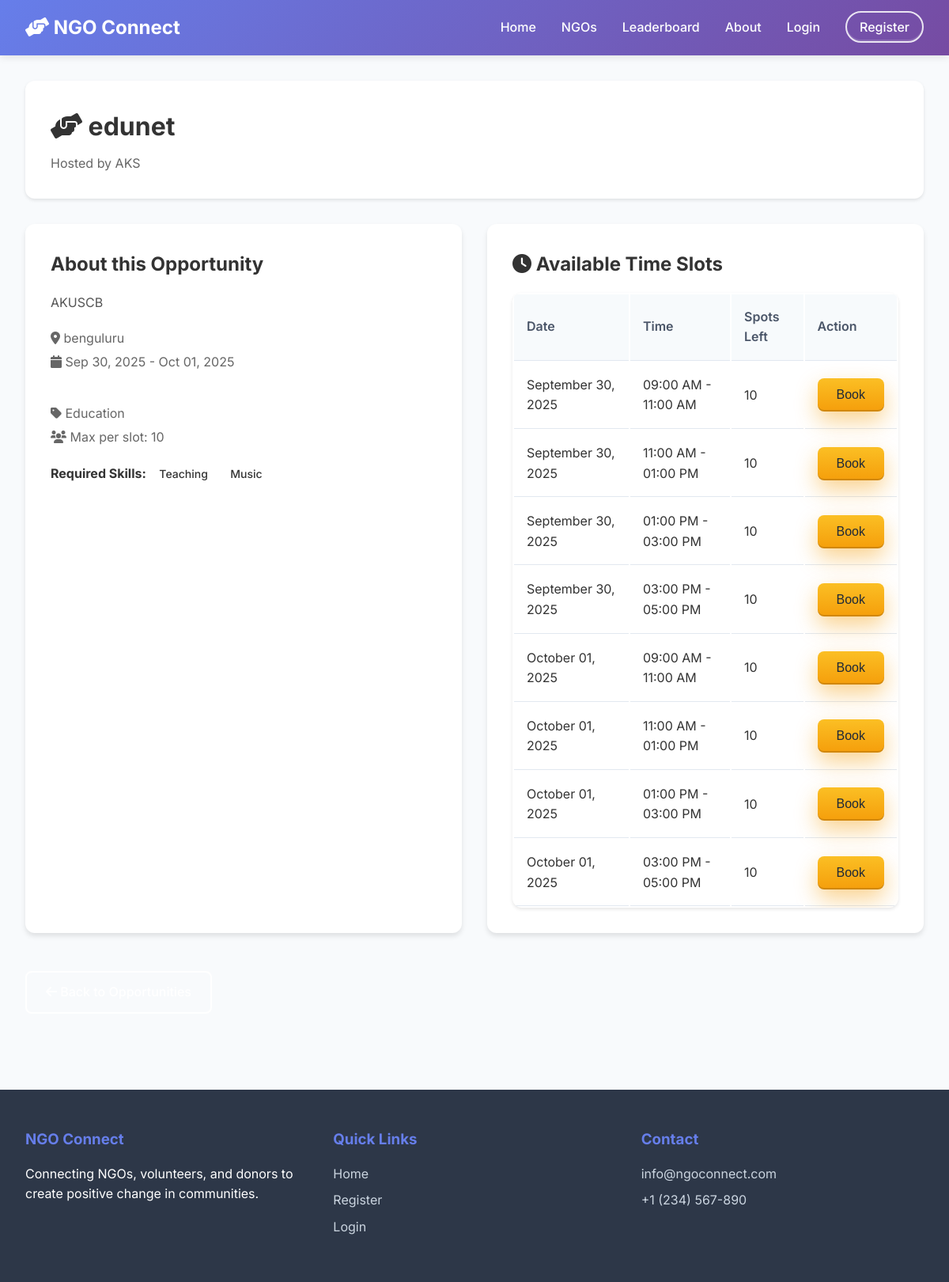
/volunteer/events/1, run on the app's committed database.
### database/models.py (models this page shows)
class Event(db.Model):
    __tablename__ = 'events'
    id = db.Column(db.Integer, primary_key=True)
    ngo_id = db.Column(db.Integer, db.ForeignKey('ngos.id'), nullable=False, index=True)
    title = db.Column(db.String(100), nullable=False, index=True)
    description = db.Column(db.Text)
    location = db.Column(db.String(200))
    start_date = db.Column(db.DateTime, nullable=False, index=True)
    end_date = db.Column(db.DateTime, nullable=False, index=True)
    max_volunteers = db.Column(db.Integer)
    required_skills = db.Column(db.Text)  # JSON string
    category = db.Column(db.String(50), index=True)
    image = db.Column(db.String(200))
    status = db.Column(db.String(20), default='active', index=True)  # active, completed, cancelled
    is_active = db.Column(db.Boolean, default=True, index=True)
    created_at = db.Column(db.DateTime, default=datetime.utcnow, index=True)
    updated_at = db.Column(db.DateTime, default=datetime.utcnow, onupdate=datetime.utcnow)
    time_slots = db.relationship('TimeSlot', backref='event', lazy='dynamic', cascade='all, delete-orphan')
    bookings = db.relationship('Booking', backref='event', lazy='dynamic', cascade='all, delete-orphan')
    def get_required_skills(self):
        if self.required_skills:
            return json.loads(self.required_skills)
        return []

class NGO(db.Model):
    __tablename__ = 'ngos'
    id = db.Column(db.Integer, primary_key=True)
    user_id = db.Column(db.Integer, db.ForeignKey('users.id'), nullable=False, index=True)
    organization_name = db.Column(db.String(100), nullable=False, index=True)
    description = db.Column(db.Text)
    mission = db.Column(db.Text)
    website = db.Column(db.String(200))
    address = db.Column(db.Text)
    city = db.Column(db.String(50), index=True)
    state = db.Column(db.String(50), index=True)
    zip_code = db.Column(db.String(10))
    email = db.Column(db.String(120))
    logo = db.Column(db.String(200))
    category = db.Column(db.String(50), index=True)
    established_year = db.Column(db.Integer)
    is_verified = db.Column(db.Boolean, default=False, index=True)
    created_at = db.Column(db.DateTime, default=datetime.utcnow, index=True)
    events = db.relationship('Event', backref='ngo', lazy='dynamic', cascade='all, delete-orphan')
    resources = db.relationship('Resource', backref='ngo', lazy='dynamic', cascade='all, delete-orphan')
    projects = db.relationship('Project', backref='ngo', lazy='dynamic', cascade='all, delete-orphan')

class TimeSlot(db.Model):
    __tablename__ = 'time_slots'
    id = db.Column(db.Integer, primary_key=True)
    event_id = db.Column(db.Integer, db.ForeignKey('events.id'), nullable=False, index=True)
    start_time = db.Column(db.DateTime, nullable=False, index=True)
    end_time = db.Column(db.DateTime, nullable=False, index=True)
    max_volunteers = db.Column(db.Integer, default=1)
    current_volunteers = db.Column(db.Integer, default=0)
    is_available = db.Column(db.Boolean, default=True, index=True)
    created_at = db.Column(db.DateTime, default=datetime.utcnow)
    bookings = db.relationship('Booking', backref='time_slot', lazy='dynamic', cascade='all, delete-orphan')

### app.py (the view)
@app.route('/volunteer/events/<int:event_id>')
def volunteer_event_detail(event_id: int):
    event = Event.query.get_or_404(event_id)
    ngo = NGO.query.get(event.ngo_id)
    time_slots = TimeSlot.query.filter_by(event_id=event.id, is_available=True).order_by(TimeSlot.start_time.asc()).all()
    return render_template('volunteer/event_detail.html', event=event, ngo=ngo, time_slots=time_slots)

### app.py (called while the page is built)
@app.after_request
def add_security_headers(response):
    response.headers['X-Content-Type-Options'] = 'nosniff'
    response.headers['X-Frame-Options'] = 'DENY'
    response.headers['X-XSS-Protection'] = '1; mode=block'
    if os.environ.get('FLASK_ENV') == 'production':
        response.headers['Strict-Transport-Security'] = 'max-age=31536000; includeSubDomains'
    return response

@app.context_processor
def inject_csrf_token():
    return dict(csrf_token=generate_csrf)

### templates/volunteer/event_detail.html (shortened to what this page needs)
{% extends "base.html" %}
{% block content %}
<div class="container">
    <div class="dashboard-header">
        <h1><i class="fas fa-hands-helping"></i> {{ event.title }}</h1>
        <p>Hosted by {{ ngo.organization_name }}</p>
    </div>
    <div class="grid grid-2">
        <div class="card">
            <h3>About this Opportunity</h3>
            <p style="color:#555;">{{ event.description }}</p>
            <div class="grid grid-2" style="margin-top: 1rem;">
                <div>
                    <p style="margin: 0.25rem 0; color: #666;">
                        <i class="fas fa-map-marker-alt"></i> {{ event.location }}
                    </p>
                    <p style="margin: 0.25rem 0; color: #666;">
                        <i class="fas fa-calendar"></i>
                        {{ event.start_date.strftime('%b %d, %Y') }} - {{ event.end_date.strftime('%b %d, %Y') }}
                    </p>
                </div>
                <div>
                    <p style="margin: 0.25rem 0; color: #666;">
                        <i class="fas fa-tag"></i> {{ event.category }}
                    </p>
                    <p style="margin: 0.25rem 0; color: #666;">
                        <i class="fas fa-users"></i> Max per slot: {{ event.max_volunteers }}
                    </p>
                </div>
            </div>
            {% if event.required_skills %}
            <div style="margin-top: 1rem;">
                <strong>Required Skills:</strong>
                {% for skill in event.get_required_skills() %}
                    <span class="badge">{{ skill }}</span>
                {% endfor %}
            </div>
            {% endif %}
        </div>
        <div class="card">
            <h3><i class="fas fa-clock"></i> Available Time Slots</h3>
            {% if time_slots %}
            <div class="table">
                <table>
                    <thead>
                        <tr>
                            <th>Date</th>
                            <th>Time</th>
                            <th>Spots Left</th>
                            <th>Action</th>
                        </tr>
                    </thead>
                    <tbody>
                        {% for slot in time_slots %}
                        <tr>
                            <td>{{ slot.start_time.strftime('%B %d, %Y') }}</td>
                            <td>{{ slot.start_time.strftime('%I:%M %p') }} - {{ slot.end_time.strftime('%I:%M %p') }}</td>
                            <td>{{ slot.max_volunteers - slot.current_volunteers }}</td>
                            <td>
                                <button class="btn btn-primary" onclick="bookSlot({{ event.id }}, {{ slot.id }})">Book</button>
                            </td>
                        </tr>
                        {% endfor %}
                    </tbody>
                </table>
            </div>
            {% else %}
            <p style="color:#666;">No available slots right now.</p>
            {% endif %}
        </div>
    </div>
    <div style="margin-top: 1rem;">
        <a href="{{ url_for('ngo_opportunities', ngo_id=ngo.id) }}" class="btn btn-secondary"><i class="fas fa-arrow-left"></i> Back to Opportunities</a>
    </div>
</div>
{% endblock %}

### templates/base.html (style rules this page uses)
:root { --brand-primary: #6d28d9; --brand-secondary: #f472b6; --brand-amber: #f59e0b; --ink-900: #0f172a; --ink-700: #334155; --surface: #ffffff; }
* { margin: 0; padding: 0; box-sizing: border-box; }
body { font-family: 'Inter', sans-serif; line-height: 1.6; color: #333; background-color: #f8fafc; }
.container { max-width: 1200px; margin: 0 auto; padding: 2rem; }
.btn { display: inline-block; padding: 0.75rem 1.5rem; border-radius: 8px; text-decoration: none; font-weight: 500; transition: all 0.3s; border: none; cursor: pointer; font-size: 1rem; }
.btn-primary { background: linear-gradient(180deg, #fbbf24, #f59e0b); color: #1f2937; box-shadow: 0 12px 28px rgba(245, 158, 11, 0.45), inset 0 -2px 0 rgba(0,0,0,0.15); }
.btn-secondary { background: transparent; color: white; border: 2px solid white; }
.card { background: white; border-radius: 12px; padding: 2rem; box-shadow: 0 4px 6px rgba(0,0,0,0.1); margin-bottom: 2rem; }
.card h3 { color: #333; margin-bottom: 1rem; font-size: 1.5rem; }
.grid { display: grid; gap: 2rem; }
.grid-2 { grid-template-columns: repeat(auto-fit, minmax(300px, 1fr)); }
.dashboard-header { background: white; padding: 2rem; border-radius: 12px; margin-bottom: 2rem; box-shadow: 0 2px 4px rgba(0,0,0,0.1); }
.dashboard-header h1 { color: #333; margin-bottom: 0.5rem; }
.dashboard-header p { color: #666; }
.table { width: 100%; border-collapse: collapse; background: white; border-radius: 12px; overflow: hidden; box-shadow: 0 2px 4px rgba(0,0,0,0.1); }
.table th, .table td { padding: 1rem; text-align: left; border-bottom: 1px solid #e2e8f0; }
.table th { background: #f7fafc; font-weight: 600; color: #4a5568; }
.badge { padding: 0.25rem 0.75rem; border-radius: 20px; font-size: 0.875rem; font-weight: 500; }

### data on the page
Event: title "edunet", description "AKUSCB", location "benguluru", start_date "Sep 30, 2025", end_date "Oct 01, 2025", category "Education", max_volunteers "10"
NGO: organization_name "AKS"
TimeSlot: start_time "September 30, 2025", start_time "09:00 AM", end_time "11:00 AM", slot.max_volunteers-slot.current_volunteers "10"
TimeSlot: start_time "September 30, 2025", start_time "11:00 AM", end_time "01:00 PM", slot.max_volunteers-slot.current_volunteers "10"
TimeSlot: start_time "September 30, 2025", start_time "01:00 PM", end_time "03:00 PM", slot.max_volunteers-slot.current_volunteers "10"
TimeSlot: start_time "September 30, 2025", start_time "03:00 PM", end_time "05:00 PM", slot.max_volunteers-slot.current_volunteers "10"
TimeSlot: start_time "October 01, 2025", start_time "09:00 AM", end_time "11:00 AM", slot.max_volunteers-slot.current_volunteers "10"
TimeSlot: start_time "October 01, 2025", start_time "11:00 AM", end_time "01:00 PM", slot.max_volunteers-slot.current_volunteers "10"
TimeSlot: start_time "October 01, 2025", start_time "01:00 PM", end_time "03:00 PM", slot.max_volunteers-slot.current_volunteers "10"
TimeSlot: start_time "October 01, 2025", start_time "03:00 PM", end_time "05:00 PM", slot.max_volunteers-slot.current_volunteers "10"

### other printed values
{{ skill }} "Teaching" "Music"
